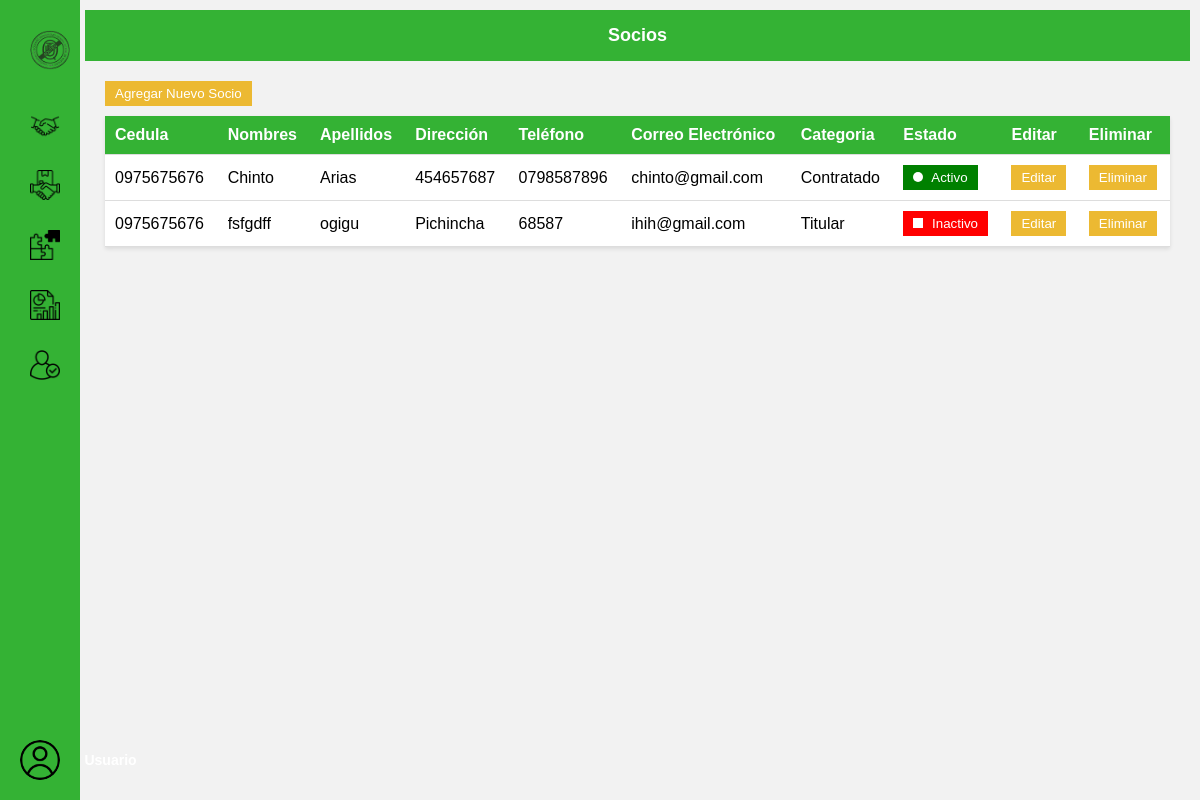
The app's page /socios/ with its own data.
### socios/models.py (models this page shows)
class Socios(models.Model):
    usuario = models.CharField(max_length=50,default='user')
    password = models.CharField(max_length=20,default='123')
    cedula = models.CharField(max_length=10,default='1250259114')
    nombres = models.CharField(max_length=100,default='Jose')
    apellidos = models.CharField(max_length=100,default='Nuñez')
    fecha_nacimiento = models.DateField(default='13/03/2001')
    lugar_nacimiento = models.CharField(max_length=100,default='Quito')
    correo_electronico = models.EmailField(default='user@gmail.com')
    numero_telefonico = models.CharField(max_length=20,default='0960138819')
    numero_convencional = models.CharField(max_length=20,default='0960138819')
    direccion_domiciliaria = models.CharField(max_length=100,default='SANTO')
    facultad = models.CharField(max_length=100,default='FCI')
    categoria = models.CharField(max_length=100,default='Titular')
    dedicacion_academica = models.CharField(max_length=100,default='INGENIERIA')
    fecha_ingreso = models.DateField(default='2012')
    titulo = models.CharField(max_length=100,default='INGENIERO ELECTRICO')
    foto = models.BinaryField(null=True, blank=True)
    aporte = models.CharField(max_length=5,default='13')
    activo = models.BooleanField(default=True)

### socios/views.py (the view)
# urls.py: path('socios/', views.ListaSocios, name='listar_socios'),
def ListaSocios(request):
    socios = models.Socios.objects.all()
    return render(request,"emp_socios.html", {'socios': socios})

### socios/templates/emp_socios.html (shortened to what this page needs)
{% extends 'emp_principal.html' %}
{% load static %}
{% block content %}
<!DOCTYPE html>
<html>
<head>
</head>
<body>
    <div class="content-menu">
        <div class="header">
            <h1>Socios</h1>
        </div>
        <div class="socios-content ">
            <a href="agg"> <button class="add-socio-btn"> Agregar Nuevo Socio</button></a>
            <table class="socios-table">
                <thead>
                    <tr>
                        <th>Cedula</th>
                        <th>Nombres</th>
                        <th>Apellidos</th>
                        <th>Dirección</th>
                        <th>Teléfono</th>
                        <th>Correo Electrónico</th>
                        <th>Categoria</th>
                        <th>Estado</th>
                        <th>Editar</th>
                        <th>Eliminar</th>
                    </tr>
                </thead>
                <tbody>
                    {% for socio in socios %}
                    <tr>
                        <td>{{ socio.cedula }}</td>
                        <td>{{ socio.nombres }}</td>
                        <td>{{ socio.apellidos }}</td>
                        <td>{{ socio.direccion_domiciliaria }}</td>
                        <td>{{ socio.numero_telefonico }}</td>
                        <td>{{ socio.correo_electronico }}</td>
                        <td>{{ socio.categoria }}</td>
                        <td>
                            {% if socio.activo %}
                            <button class="green-button">
                                <span class="visto-icon"></span>
                                Activo
                            </button>
                            {% else %}
                            <button class="red-button">
                                <span class="no-visto-icon"></span> Inactivo
                            </button>
                            {% endif %}
                        </td>
                        <td>
                            <button class="edit-btn"
                                onclick="confirmarEdicion('{{ socio.id }}','{{ socio.nombres }}','{{ socio.apellidos }}')">
                                Editar
                            </button></a>
                        </td>
                        <td>
                            <button class="delete-btn"
                                onclick="confirmarEliminacion('{{ socio.id }}','{{ socio.nombres }}','{{ socio.apellidos }}')">
                                Eliminar
                            </button>
                        </td>
                    </tr>
                    {% endfor %}
                </tbody>
            </table>
        </div>
    </div>
</body>
</html>
{% endblock %}

### proveedores/static/css/estilo_menu_desplegable.css (style rules this page uses)
body { margin: 0; padding: 0; font-family: Arial, sans-serif; }
.content-menu { margin-left: 75px; padding: 10px; }
.add-socio-btn { padding: 5px 10px; background-color: #34b234; color: #fff; border: none; cursor: pointer; transition: background-color 0.3s; }
.add-socio-btn { margin-bottom: 10px; }

### socios/templates/emp_socios.html (style rules this page uses)
body { margin: 0; padding: 0; font-family: Arial, sans-serif; background-color: #f2f2f2; }
.header { background-color: #34b234; color: #fff; padding: 15px; text-align: center; }
.header h1 { font-size: 18px; font-weight: bold; margin: 0; }
.socios-content { margin: 20px; }
.socios-table { width: 100%; border-collapse: collapse; background-color: #fff; box-shadow: 0 2px 4px rgba(0, 0, 0, 0.1); }
.socios-table th, .socios-table td { padding: 10px; text-align: left; border-bottom: 1px solid #ddd; }
.socios-table th { background-color: #34b234; color: #fff; }
.socios-table .edit-btn, .socios-table .delete-btn, .add-socio-btn { padding: 5px 10px; background-color: #ECB932; color: #fff; border: none; cursor: pointer; transition: background-color 0.3s; }
.add-socio-btn { margin-bottom: 10px; }
.green-button { background-color: green; color: white; border: none; padding: 5px 10px; cursor: pointer; }
.red-button { background-color: red; color: white; border: none; padding: 5px 10px; cursor: pointer; width: max-content; }
.visto-icon { display: inline-block; width: 10px; height: 10px; background-color: white; border-radius: 50%; margin-right: 5px; }
.no-visto-icon { display: inline-block; width: 10px; height: 10px; background-color: white; margin-right: 5px; }

### records on screen
Socios: cedula "0975675676", nombres "Chinto", apellidos "Arias", direccion_domiciliaria "454657687", numero_telefonico "0798587896", correo_electronico "chinto@gmail.com", categoria "Contratado", activo "Activo"
Socios: cedula "0975675676", nombres "fsfgdff", apellidos "ogigu", direccion_domiciliaria "Pichincha", numero_telefonico "68587", correo_electronico "ihih@gmail.com", categoria "Titular", activo "Inactivo"
